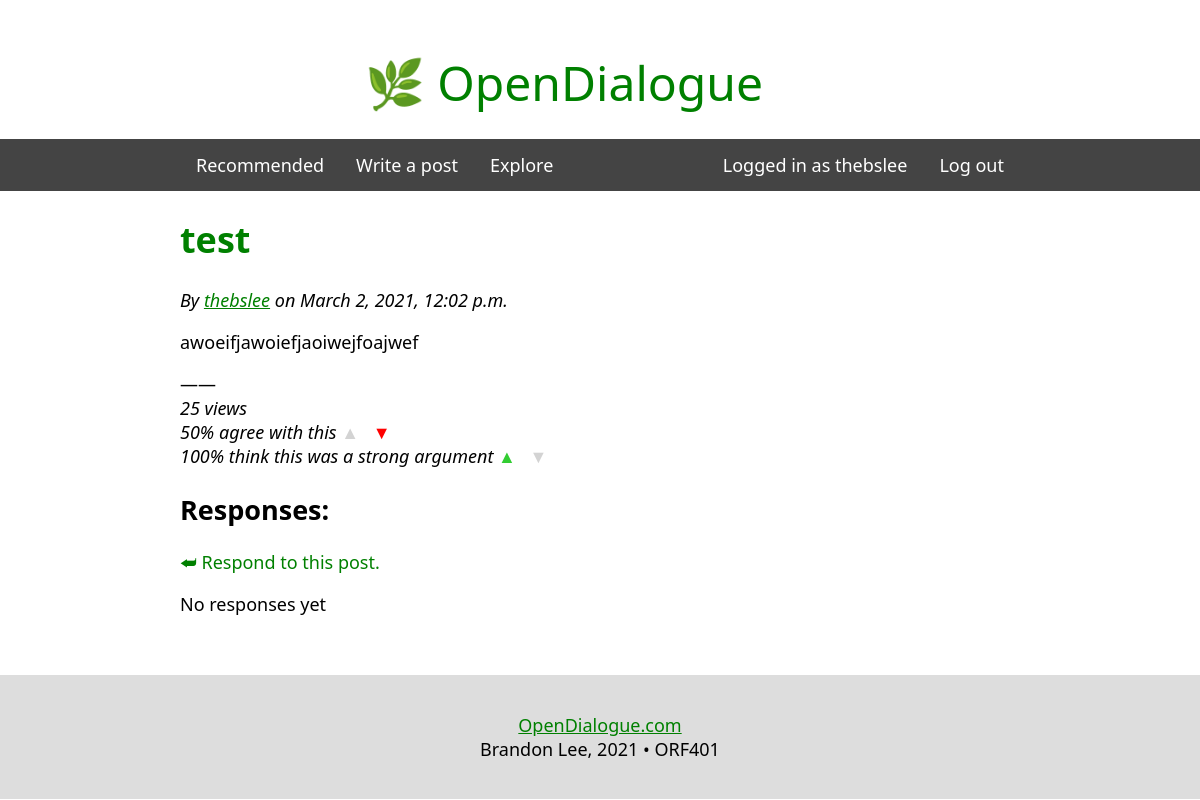
Page /forum/post/1 (signed in) on the earlier database version.
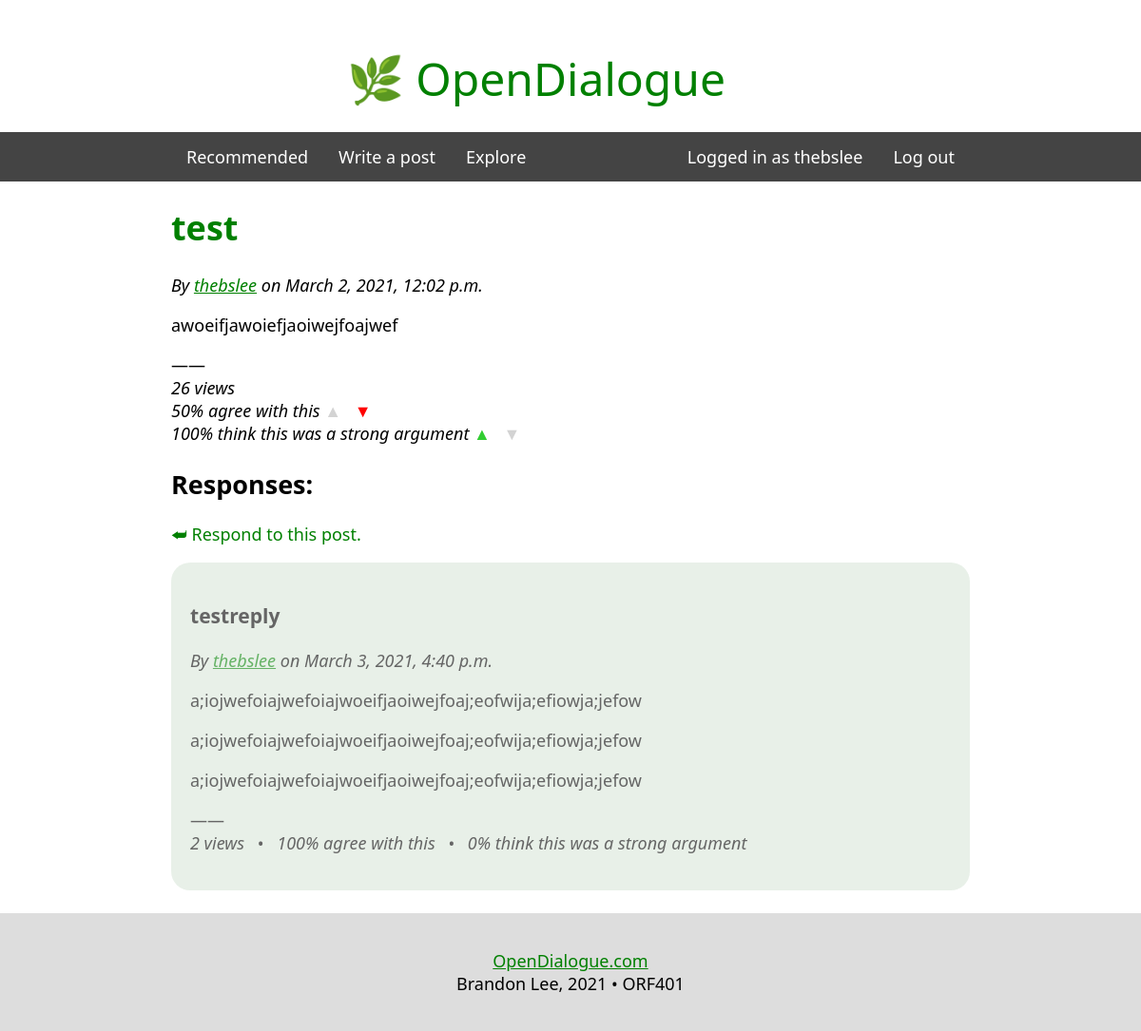
Same page on the later database version.
### forum/models.py (models this page shows)
class Post(models.Model):
    author = models.ForeignKey(settings.AUTH_USER_MODEL, on_delete=models.CASCADE, related_name="author")
    title = models.CharField(max_length=500)
    content = models.TextField(max_length=20000)
    created = models.DateTimeField()
    parent = models.ForeignKey("Post", on_delete=models.CASCADE, related_name="postparent", blank=True, null=True)
    parentid = models.IntegerField(blank=True, null=True)
    parenttitle = models.CharField(blank=True, max_length=500)
    parentauthor = models.CharField(blank=True, max_length=100)
    views = models.IntegerField(default=0)
    agrees = models.IntegerField(default=0)
    agreechecks = models.IntegerField(default=0)
    strongs = models.IntegerField(default=0)
    strongchecks = models.IntegerField(default=0)

### forum/views.py (the view)
# urls.py: path('post/<postid>', views.post, name='post'),
def post(request, postid):
    if not request.user.is_authenticated:
        return redirect('home')
    context = {}
    context['user'] = request.user
    thepost = Post.objects.get(id=postid)
    context['post'] = thepost
    UserWrapper.objects.get_or_create(user=request.user)
    if not UserWrapper.objects.filter(user=request.user).filter(viewed=thepost).exists():
        thepost.views += 1
        thepost.save()
        UserWrapper.objects.get(user=request.user).viewed.add(thepost)
    if UserWrapper.objects.filter(user=request.user).filter(agreed=thepost).exists():
        context['agreed'] = True
    else:
        context['agreed'] = False
    if UserWrapper.objects.filter(user=request.user).filter(disagreed=thepost).exists():
        context['disagreed'] = True
    else:
        context['disagreed'] = False
    if UserWrapper.objects.filter(user=request.user).filter(stronged=thepost).exists():
        context['stronged'] = True
    else:
        context['stronged'] = False
    if UserWrapper.objects.filter(user=request.user).filter(weaked=thepost).exists():
        context['weaked'] = True
    else:
        context['weaked'] = False
    context['responses'] = Post.objects.get(id=postid).postparent.all()
    return render(request, "post.html", context)

### forum/templates/post.html (shortened to what this page needs)
{% extends 'base.html' %}
{% block content %}
{% include "navbar.html" %}
<h1>{{post.title}}
</h1>
<p><i>By <a href="{% url 'forum:account' post.author %}">{{post.author}}</a> on {{post.created}}</i></p>
<p>{{ post.content|linebreaks }}</p>
<p>——<br>
<i>{{post.views}} views<br>
{% if post.agreechecks > 0 %}
{% widthratio post.agrees post.agreechecks 100 %}% agree with this
{% else %}
Be the first to agree or disagree!
{% endif %}
<a href="{% url 'forum:agree' post.id %}" style="{% if agreed %}color: limegreen{% else %}color: lightgray{% endif %}; text-decoration: none;">▲</a>&ensp;
<a href="{% url 'forum:disagree' post.id %}" style="{% if disagreed %}color: red{% else %}color: lightgray{% endif %}; text-decoration: none;">▼</a>
<br>
{% if post.strongchecks > 0 %}
{% widthratio post.strongs post.strongchecks 100 %}% think this was a strong argument
{% else %}
Be the first to judge the article as strong or weak!
{% endif %}
<a href="{% url 'forum:strong' post.id %}" style="{% if stronged %}color: limegreen{% else %}color: lightgray{% endif %}; text-decoration: none;">▲</a>&ensp;
<a href="{% url 'forum:weak' post.id %}" style="{% if weaked %}color: red{% else %}color: lightgray{% endif %}; text-decoration: none;">▼</a>
</i>
</p>
<h2>Responses:</h2>
<p><a href="{% url 'forum:respond_post' post.id %}" style="text-decoration: none;">⮨ Respond to this post.</a></p>
{% if responses|length == 0 %}
<p>No responses yet</p>
{% endif %}
{% for post in responses %}
<div class="post_box" onclick='location.href="{% url 'forum:post' post.id %}";'>
    <h3>{{post.title}}</h3>
    <p><i>By <a href="{% url 'forum:account' post.author %}">{{post.author}}</a> on {{post.created}}</i></p>
    <p>{% with broken=post.content|linebreaks %}{{broken|truncatechars:300}}{% endwith %}</p>
    <p>——<br><i>{{post.views}} views</i>
    {% if post.agreechecks > 0 %} &ensp;•&ensp; <i>{% widthratio post.agrees post.agreechecks 100 %}% agree with this</i> {% endif %}
    {% if post.strongchecks > 0 %} &ensp;•&ensp; <i>{% widthratio post.strongs post.strongchecks 100 %}% think this was a strong argument</i> {% endif %}
    </p>
    </div>
<br>
{% endfor %}
{% endblock %}

### templates/base.html
{% load static %}
<html>
    <head>
        <link rel="stylesheet" type="text/css" href="{% static 'main.css' %}">
    </head>
    <body>
        <div style="min-height: calc(100vh - 175px);">
            <a href="{% url 'home' %}" style="text-align: center; text-decoration: none;"><div style="color:green; font-size:48px;">🌿 OpenDialogue&ensp;&ensp;&ensp;</div></a>
            <br>
            {% block content %}
            {% endblock %}
        </div>
    </body>
    <footer style="background: #ddd; margin: 0px calc(-3/14*100%) -50px; height: max-content; text-align: center; padding: 20px;">
        <p><a href="{% url 'home' %}">OpenDialogue.com</a><br>Brandon Lee, 2021 • ORF401</p>
    </footer>
</html>

### templates/navbar.html
{% block content %}
<div class="ulGray" style="margin: 0px calc(-3/14*100%);">
    <div style="margin: 0px 15%">
        <li style="float: left;"><a href="{% url 'forum:index' %}">Recommended</a></li>
        <li style="float: left;"><a href="{% url 'forum:write_post' %}">Write a post</a></li>
        <li style="float: left;"><a href="{% url 'forum:explore' %}">Explore</a></li>
        <li style="float: right;"><a href="{% url 'authentication:logout' %}">Log out</a></li>
        <li style="float: right;"><a href="{% url 'forum:account' user.username %}">Logged in as {{ user.username }}</a></li>
    </div>
</div>
{% endblock %}

### static/main.css (style rules this page uses)
body { font-family: 'Segoe UI', Tahoma, Geneva, Verdana, sans-serif; font-size:large; margin: 50px 15%; }
.post_box { padding: 20px; background:rgb(217, 231, 217); cursor:pointer; transition: 0.3s; border-radius: 20px; opacity:0.6; }
h1 { color:green; }
.ulGray { list-style-type: none; margin: 0; padding: 0; overflow: hidden; background-color: #444; }
li a { display: block; color: white; text-align: center; padding: 14px 16px; text-decoration: none; }
a { color: green; }

Differences in the rows shown:
changed Post "test": views "25" → "26"
added Post: title "testreply", author "thebslee", created "March 3, 2021, 4:40 p.m.", value "a;iojwefoiajwefoiajwoeifjaoiwejfoaj;eofwija;efiowja;jefow a;iojwefoiajwefoiajwoeifjaoiwejfoaj;eofwija;efiowja;jefow a;iojwefoiajwefoiajwoeifjaoiwejfoaj;eofwija;efiowja;jefow", views "2", agrees+agreechecks "100", strongs+strongchecks "0"
Other differences:
text no longer shown: "No responses yet"
